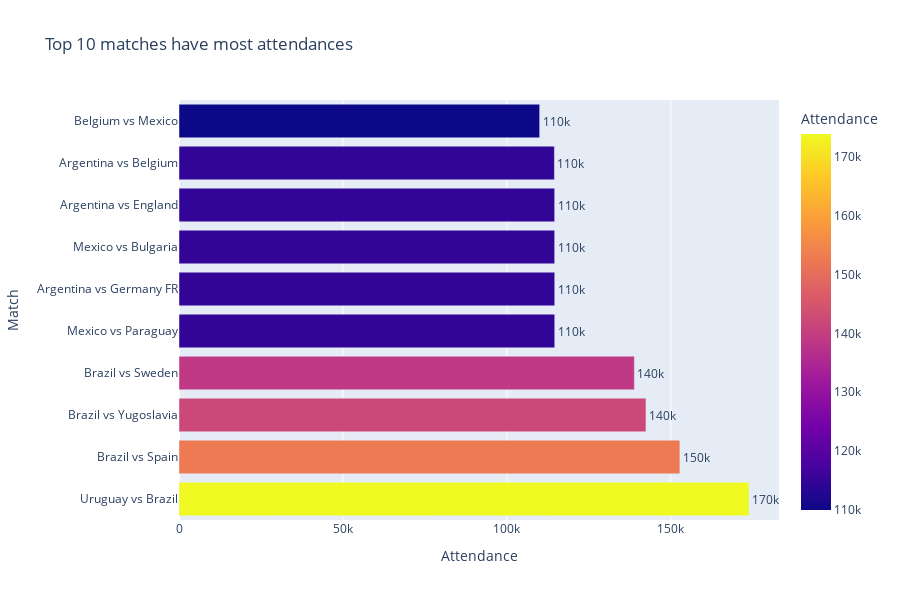

Write notebook code for a chart like this one.
### Code cell
# Top 5 matches have most attendance
fig = px.bar(attendance, x='Attendance', y='Match',
             hover_data=['Stadium', 'Dates'], 
             color='Attendance', 
             height=600, text = 'Attendance', title="Top 10 matches have most attendances")
fig.update_traces(texttemplate='%{text:.2s}', textposition='outside')
fig.update_layout(uniformtext_minsize=10, uniformtext_mode='hide')
fig.show()

### Figure 1 — Plotly figure (JSON) as saved in the notebook; plotly's stock layout.template omitted (floating-point values rounded to 4 significant figures)
{"data": [{"alignmentgroup": "True", "customdata": [["Maracanã Estádio Jornalista Mário Filho", "1950-07-16"], ["Maracanã Estádio Jornalista Mário Filho", "1950-07-13"], ["Maracanã Estádio Jornalista Mário Filho", "1950-07-01"], ["Maracanã Estádio Jornalista Mário Filho", "1950-07-09"], ["Estadio Azteca", "1986-06-07"], ["Estadio Azteca", "1986-06-29"], ["Estadio Azteca", "1986-06-15"], ["Estadio Azteca", "1986-06-22"], ["Estadio Azteca", "1986-06-25"], ["Estadio Azteca", "1986-06-03"]], "hovertemplate": "Attendance=%{marker.color}<br>Match=%{y}<br>Stadium=%{customdata[0]}<br>Dates=%{customdata[1]}<extra></extra>", "legendgroup": "", "marker": {"color": [173850, 152772, 142429, 138886, 114600, 114600, 114580, 114580, 114500, 110000], "coloraxis": "coloraxis"}, "name": "", "offsetgroup": "", "orientation": "h", "showlegend": false, "text": [173850, 152772, 142429, 138886, 114600, 114600, 114580, 114580, 114500, 110000], "textposition": "outside", "texttemplate": "%{text:.2s}", "type": "bar", "x": [173850, 152772, 142429, 138886, 114600, 114600, 114580, 114580, 114500, 110000], "xaxis": "x", "y": ["Uruguay vs Brazil", "Brazil vs Spain", "Brazil vs Yugoslavia", "Brazil vs Sweden", "Mexico vs Paraguay", "Argentina vs Germany FR", "Mexico vs Bulgaria", "Argentina vs England", "Argentina vs Belgium", "Belgium vs Mexico"], "yaxis": "y"}], "layout": {"barmode": "relative", "coloraxis": {"colorbar": {"title": {"text": "Attendance"}}, "colorscale": [[0, "#0d0887"], [0.1111, "#46039f"], [0.2222, "#7201a8"], [0.3333, "#9c179e"], [0.4444, "#bd3786"], [0.5556, "#d8576b"], [0.6667, "#ed7953"], [0.7778, "#fb9f3a"], [0.8889, "#fdca26"], [1, "#f0f921"]]}, "height": 600, "legend": {"tracegroupgap": 0}, "title": {"text": "Top 10 matches have most attendances"}, "uniformtext": {"minsize": 10, "mode": "hide"}, "xaxis": {"anchor": "y", "domain": [0, 1], "title": {"text": "Attendance"}}, "yaxis": {"anchor": "x", "domain": [0, 1], "title": {"text": "Match"}}}}
